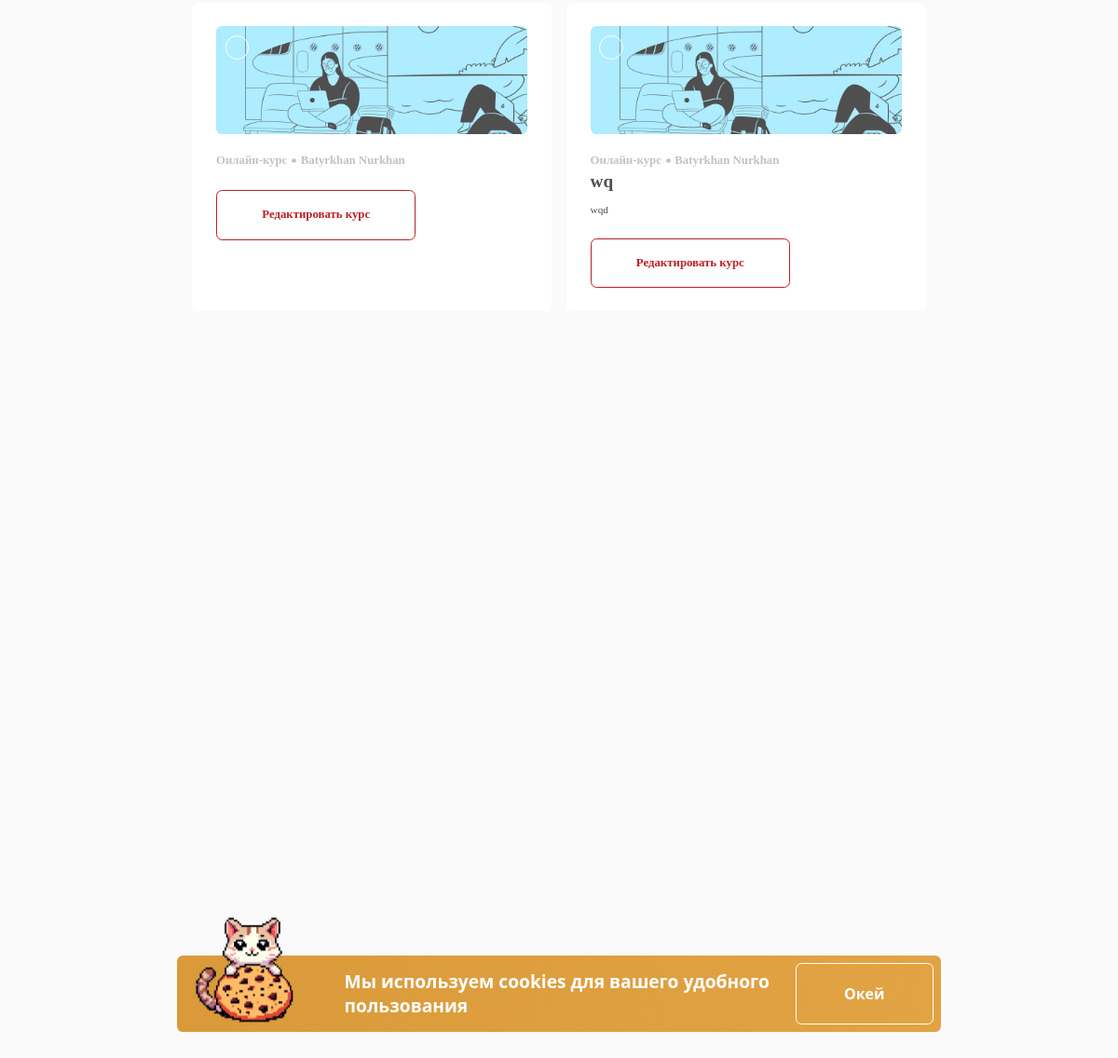
The app's page /home/ (signed in, lower part), older data.
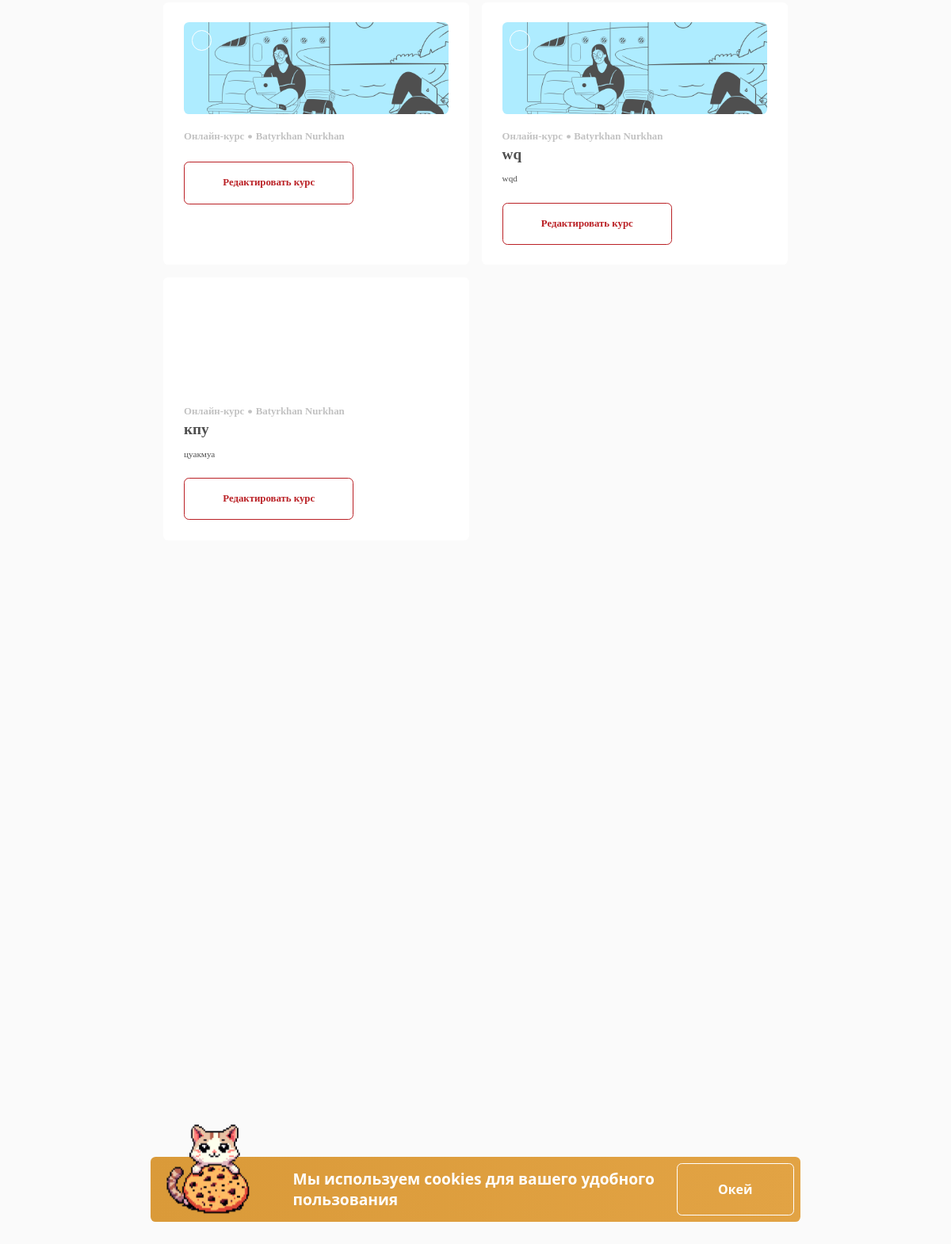
The same page, newer data.
### courses/models.py (models this page shows, shortened)
class Course(models.Model):
    DIFFICULTY_CHOICES = [
        (1, 'Very Easy'),
        (2, 'Easy'),
        (3, 'Medium'),
        (4, 'Hard'),
        (5, 'Very Hard'),
    ]
    course_name = models.CharField(max_length=100)
    mini_description = models.CharField(max_length=255)
    course_picture = models.ImageField(upload_to="course_pictures/", default='static/core/images/course-default-bg.png')
    big_description = models.TextField()
    course_time = models.PositiveIntegerField(help_text="Duration in hours")
    course_difficulty = models.IntegerField(choices=DIFFICULTY_CHOICES)
    full_description = models.TextField()
    users = models.ManyToManyField(CustomUser, related_name='courses', blank=True)
    created_by = models.ForeignKey(CustomUser, related_name='created_courses', on_delete=models.CASCADE)
    course_success_video = models.CharField(max_length=255, blank=True, null=True)
    published = models.BooleanField(default=False)
    tests = GenericRelation(Test)

### users/models.py (models this page shows, shortened)
class CustomUser(AbstractBaseUser, PermissionsMixin):
    ROLE_CHOICES = (
        ('Anonymous', 'Anonymous'),
        ('Student', 'Student'),
        ('Teacher', 'Teacher'),
        ('Mentor', 'Mentor'),
        ('Psychologist', 'Psychologist'),
        ('Orientologist', 'Orientologist'),
    )
    full_name = models.CharField(max_length=255)
    phone_number = models.CharField(max_length=22, unique=True)
    user_city = models.CharField(max_length=100, choices=[(city, city) for city in
                                                          ['Astana', 'Almaty', 'Shymkent', 'Karaganda', 'Aktobe',
                                                           'Taraz', 'Pavlodar', 'Oskemen', 'Semey', 'Atyrau']])
    role = models.CharField(max_length=13, choices=ROLE_CHOICES, blank=True, null=True, default='Anonymous')
    login_code = models.CharField(max_length=7, blank=True, null=True, unique=True)
    profile_picture = models.ImageField(upload_to='profile_pics/', blank=True, null=True)
    is_active = models.BooleanField(default=True)
    is_staff = models.BooleanField(default=False)
    has_access = models.BooleanField(default=False)
    email = models.EmailField(max_length=255, unique=True, validators=[EmailValidator()], null=True, blank=True)
    last_opened_content_id = models.PositiveIntegerField(null=True, blank=True)
    admission_country = models.CharField(max_length=255, verbose_name='Страна поступление', blank=True, null=True)
    education_class = models.CharField(max_length=100, verbose_name='Класс обучения', blank=True, null=True)
    registration_date = models.DateField(verbose_name='Дата регистрации', default=date.today, editable=True)
    contract_end_date = models.DateField(verbose_name='Дата окончание договора', blank=True, null=True)
    objects = CustomUserManager()
    USERNAME_FIELD = 'phone_number'
    REQUIRED_FIELDS = ['full_name', 'user_city']
    class Meta:
        verbose_name = 'User'
        verbose_name_plural = 'Users'

### core/views.py (the view, shortened to what this page needs)
# urls.py: path('home/', HomePageView.as_view(), name='home'),
class HomePageView(LoginRequiredMixin, TemplateView):
    def get_template_names(self):
        if self.request.user.role == "Teacher":
            return "core/teacher-home.html"
        else:
            return "core/student-home.html"
    def get_context_data(self, **kwargs):
        context = super().get_context_data(**kwargs)
        user = self.request.user
        if user.role == "Teacher":
            courses = Course.objects.filter(created_by=user)
            context["published_courses"] = courses.filter(published=True)
            context["unpublished_courses"] = courses.filter(published=False)
        else:
            context["courses"] = Course.objects.filter(published=True).all()
        last_opened_content_id = user.last_opened_content_id
        course_name = None
        test_completion_percentage = 0
        context['last_opened_content_id'] = last_opened_content_id
        context['course_name'] = course_name
        context['test_completion_percentage'] = test_completion_percentage
        return context

### core/templates/core/teacher-home.html (shortened to what this page needs)
{% extends "core/base.html" %}
{% load static %}
{% block body-classes %}bg-whiteless{% endblock %}
{% block content %}
    <div class="container content px-5 md:px-5 bg-no-repeat bg-top mx-auto font-[Qanelas] text-black-main">
        <div class="grid grid-cols-2 gap-5 mb-10">
            {% for course in unpublished_courses %}
                {% include 'core/components/course-card-edit.html' with course=course %}
            {% empty %}
                <div class="bg-white text-center col-span-2 py-[30px]">
                    <img class="inline-block" src="{% static 'core/images/cats/ball.png' %}" alt="">
                    <h2 class="font-bold text-[32px]">Тут еще ничего нет</h2>
                </div>
            {% endfor %}
        </div>
    </div>
{% endblock %}

### core/templates/core/components/course-card-edit.html
{% load static %}
<div class="block bg-white rounded-lg p-3 md:p-8 text-start">
    <div class="block bg-cover bg-center h-36 w-full p-3 mb-6 rounded-lg"
         style="background-image: url('{% if course.course_picture %}/media/{{ course.course_picture }}{% else %}{% static "core/images/course-default-bg.png" %}{% endif %}')">
        <div class="float-left bg-cover bg-center w-8 h-8 rounded-full border-2 border-white"
             style="background-image: url('{% if course.created_by.profile_picture %}/media/{{ course.created_by.profile_picture }}{% else %}{% static "core/images/anonymous-user-image.png" %}{% endif %}')"></div>
    </div>
    <div class="flex flex-row">
        <p class="text-gray font-semibold">Онлайн-курс</p>
        <img class="mx-1.5" src="{% static "core/icons/gray-point.svg" %}" alt="">
        <p class="text-gray font-semibold">{{ course.created_by.full_name }}</p>
    </div>
    <div>
        <h2 class="text-2xl font-semibold mb-3">{{ course.course_name }}</h2>
        <p class="font-light text-sm mb-7">{{ course.mini_description }}</p>
            <a class="w-full md:w-fit inline-block min-w-[268px] text-center py-5 border-2 border-[#BA2025] rounded-lg text-[#BA2025] font-semibold"
               href="{% url 'courses:course_detail_edit' pk=course.id %}">Редактировать курс</a>
    </div>
</div>

Row changes from the older to the newer data that the page shows:
added Course: created_by.full_name "Batyrkhan Nurkhan", course_name "кпу", mini_description "цуакмуа"
